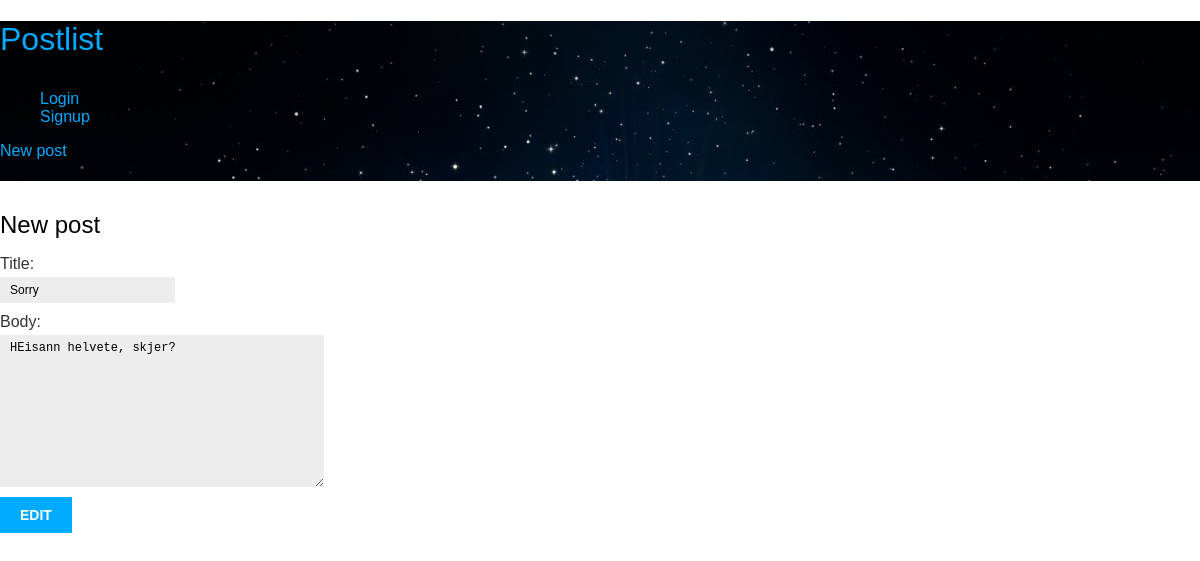
The app's page /edit_post/24/, older data.
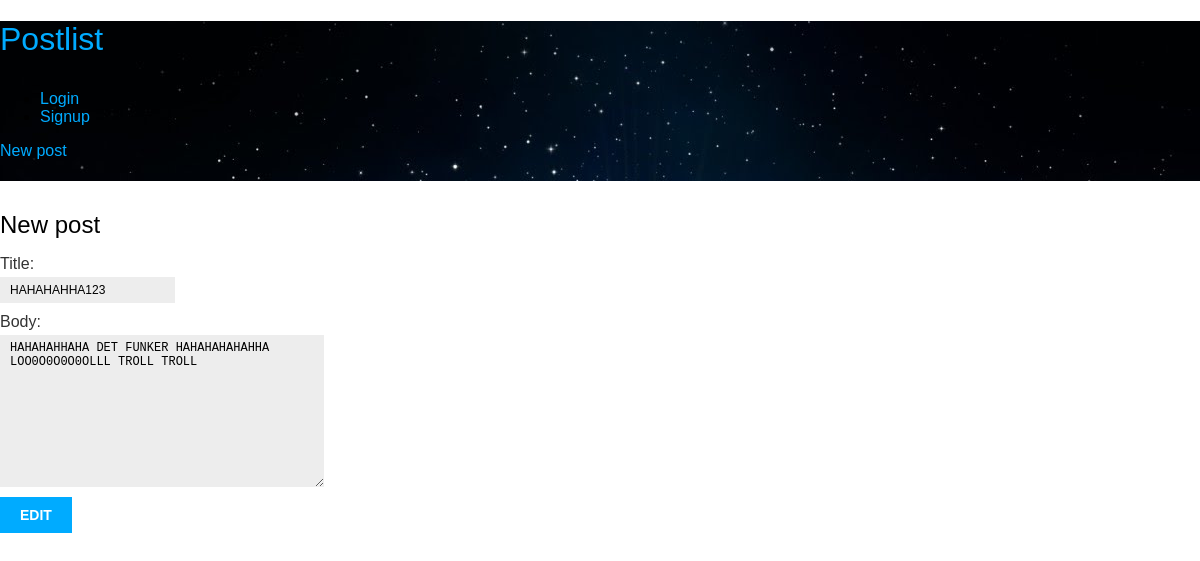
The same page, newer data.
### blog/models.py (models this page shows)
@python_2_unicode_compatible  # only if you need to support Python 2
class Post(models.Model):
    STATUS_CHOICES = (
        ('draft', 'Draft'),
        ('published', 'Published'),
    )
    title = models.CharField(max_length=250)
    slug = models.SlugField(max_length=250, unique_for_date='publish')
    author = models.ForeignKey(User, related_name='blog_posts')
    body = models.TextField()
    publish = models.DateTimeField(default=timezone.now)
    created = models.DateTimeField(auto_now_add=True)
    updated = models.DateTimeField(auto_now=True)
    status = models.CharField(max_length=10, choices=STATUS_CHOICES, default='draft')
    class Meta:
        ordering = ('-publish',)
    def __str__(self):
        return self.title

### blog/views.py (the view)
# urls.py: url(r'edit_post/(?P<id>[0-9]+)/$', views.post_edit, name="post_edit"),
def post_edit(request, id):
	post =  Post.objects.get(id=id) #get_object_or_404(Post, id=id)
	print post
	if (request.method == 'POST'):
		form = PostForm(request.POST, instance=post)
		if form.is_valid():
			post = form.save(commit=False)
			post.author = request.user
			post.save()
			return redirect('/')
	else:
		form = PostForm(instance=post)
	return render (request, 'blog/edit_post.html', {'form':form})

### blog/forms.py
class PostForm(forms.ModelForm):
	class Meta:
		model = Post
		fields = ['title', 'body',]

### blog/templates/blog/edit_post.html (shortened to what this page needs)
{% include 'partials/header.html' %}
<h2>New post</h2>
  <form method="POST" class="post-form">
      {{ form.as_p }}
      <br>
      <p><input type="submit" value="Edit"></p>
        <a href=""> <h4>Go back</h4></a>
</form>
{% include 'partials/footer.html' %}

Row changes from the older to the newer data that the page shows:
changed Post: title "Sorry" → "HAHAHAHHA123"; body "HEisann helvete, skjer?" → "HAHAHAHHAHA DET FUNKER HAHAHAHAHAHHA LOO0O0O0O0OLLL TROLL TROLL"
